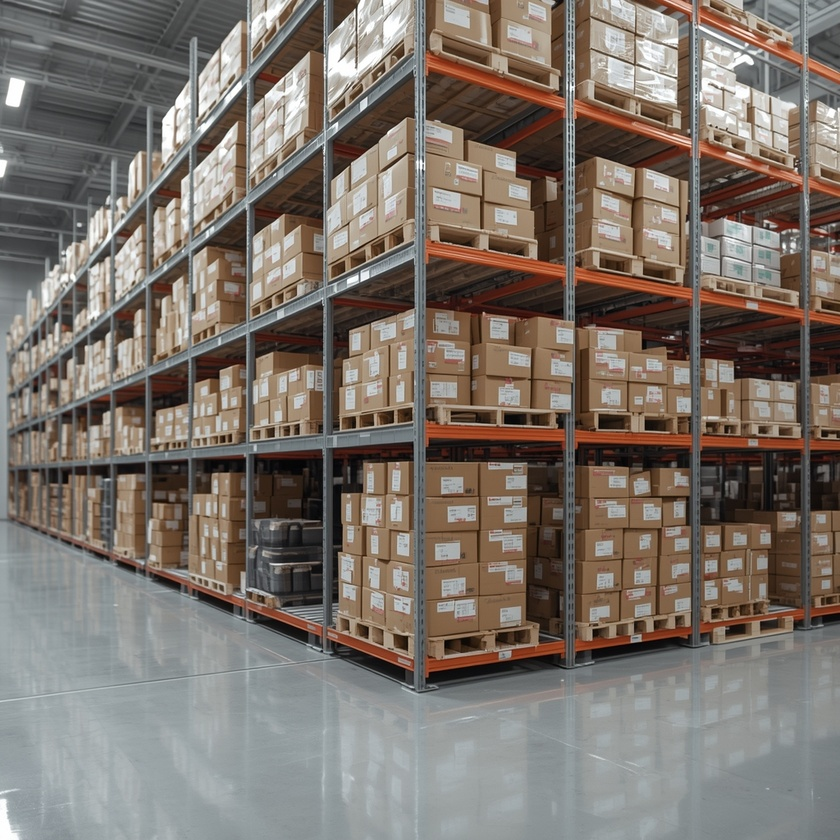
#> input picture lab_5/image.jpg, 840 x 840 px, shrunk from 1024 x 1024 before the run
$ python main.py image.jpg out.png
#> lines starting #> are read from the running program, lines starting #| are printed output that depends on the picture
### lab_5/process_image.py
import cv2
import datetime
import logging
import os
import sys
import time

import numpy as np

from audit import audit_log


logger = logging.getLogger("image_processing")


def read_image(img_path: str) -> np.ndarray:
    """
    read image from file
    :param img_path: path to image
    :return: image
    """
#> called with img_path = 'image.jpg'
    read_start = time.time()
    logger.info("IMAGE_READ_STARTED - Reading image from: %s", img_path)
    audit_log("IMAGE_READING_STARTED", extra_data={
        "source_file_path": img_path,
        "source_file_size_bytes": os.path.getsize(img_path)
    })

    try:
        img = cv2.imread(img_path)
#> img is the input picture: shape (840, 840, 3); mean B, G, R 107.6, 115.4, 124.5
        if img is None:
            logger.error("IMAGE_READ_FAILED - Cannot read image from: %s", img_path)
            audit_log("IMAGE_READING_FAILED", extra_data={
                "error": "cv2_imread_returned_none"
            })
            raise FileNotFoundError(f"Cannot read image from {img_path}")

        logger.info(
            "IMAGE_READ_SUCCESSFUL - Image loaded successfully, shape: %s",
            img.shape
        )

        return img

    except Exception as e:
        logger.error("IMAGE_READ_ERROR - Unexpected error: %s", str(e))
        audit_log("IMAGE_READING_ERROR", extra_data={
            "error_type": type(e).__name__,
            "error_message": str(e)
        })


def get_size(img: np.ndarray) -> tuple:
    """
    print size of image
    :param img: image
    :return: width and height of image
    """
    analysis_start = time.time()

    logger.debug("GETTING_IMAGE_SIZE - Image shape: %s", img.shape)
    audit_log("IMAGE_DIMENSION_ANALYSIS_STARTED")

    height, width = img.shape[0], img.shape[1]
#> height = 840; width = 840
    logger.info("IMAGE_SIZE - Width: %d, Height: %d", width, height)
    return width, height


def invert(img: np.ndarray) -> np.ndarray:
    """
    make inverted pixels
    :param img: original image
    :return: changed image
    """
    logger.info("IMAGE_INVERSION_STARTED - Inverting image pixels")

    try:
        if img.size == 0:
            logger.error("IMAGE_INVERSION_FAILED - Empty image provided")
            raise ValueError("Cannot invert empty image")

        inverted_img = 255 - img
        logger.info("IMAGE_INVERSION_COMPLETED - Image inverted successfully")
        return inverted_img

    except Exception as e:
        logger.error("IMAGE_INVERSION_FAILED - Error: %s", str(e))


def print_differences(img: np.ndarray, invert_img: np.ndarray) -> None:
    """
    print original and inverted images
    :param img: original image
    :param invert_img: inverted image
    """
    logger.info("IMAGE_DISPLAY_STARTED - Displaying original and processed images")

    try:
        cv2.imshow('Original image', img)
        cv2.waitKey(0)

        cv2.imshow('Inverted image', invert_img)
        cv2.waitKey(0)

        cv2.destroyAllWindows()

        logger.info("IMAGE_DISPLAY_COMPLETED - Images displayed successfully")

    except Exception as e:
        logger.error("IMAGE_DISPLAY_FAILED - Error: %s", str(e))
        raise


def save_data(path: str, img: np.ndarray) -> None:
    """
    Save image to file
    :param path: Path to file
    :param img: Saving image
    """
    save_start = time.time()
    logger.info("IMAGE_SAVE_STARTED - Saving image to: %s", path)
    audit_log("IMAGE_SAVING_STARTED", extra_data={
        "output_path": path,
        "image_properties": {
            "shape": str(img.shape),
            "dtype": str(img.dtype)
        }
    })

    try:
        success = cv2.imwrite(path, img)
        if success:
            logger.info("IMAGE_SAVE_SUCCESSFUL - Image saved successfully to: %s", path)
        else:
            logger.error("IMAGE_SAVE_FAILED - Failed to save image to: %s", path)
            raise Exception(f'Cannot save image to {path}')

    except Exception as e:
        logger.error("IMAGE_SAVE_ERROR - Error: %s", str(e))
        audit_log("IMAGE_SAVING_ERROR", extra_data={
            "error_type": type(e).__name__,
            "error_message": str(e)
        })
        raise

### lab_5/process_hist.py
import cv2
import logging
import time

import matplotlib.pyplot as plt
import numpy as np

from audit import audit_log
from process_image import *


logger = logging.getLogger("histogram")


def make_hist(img: np.ndarray) -> tuple:
    """
    make histogram of image
    :param img: original image
    :return: list with histograms
    """
    hist_start = time.time()
    logger.info("HISTOGRAM_CALCULATION_STARTED")
    audit_log("HISTOGRAM_ANALYSIS_STARTED", extra_data={
        "channels_to_analyze": ["blue", "green", "red"],
        "bins_count": 256
    })

    try:
        if img.size == 0:
            logger.error("HISTOGRAM_CALCULATION_FAILED - Empty image provided")
            raise ValueError("Cannot calculate histogram for empty image")

        hist_b = cv2.calcHist([img], [0], None, [256], [0, 256])
        hist_g = cv2.calcHist([img], [1], None, [256], [0, 256])
        hist_r = cv2.calcHist([img], [2], None, [256], [0, 256])

        logger.debug(
            "HISTOGRAM_STATS - Blue max: %d, Green max: %d, Red max: %d",
            np.max(hist_b),
            np.max(hist_g),
            np.max(hist_r)
        )
        logger.info("HISTOGRAM_CALCULATION_COMPLETED - Histograms calculated successfully")

        return hist_b, hist_g, hist_r

    except Exception as e:
        logger.error("HISTOGRAM_CALCULATION_FAILED - Error: %s", str(e))
        audit_log("HISTOGRAM_ANALYSIS_FAILED", extra_data={
            "error_type": type(e).__name__,
            "error_message": str(e)
        })
        raise


def print_hist(hist: tuple) -> None:
    """
    build and show histogram
    :param hist: tuple with histograms for blue, green and red colours
    """
    display_start = time.time()
    logger.info("HISTOGRAM_DISPLAY_STARTED - Displaying histogram plot")
    audit_log("HISTOGRAM_DISPLAY_STARTED")

    plt.figure()
    plt.title("Histogram of image")
    plt.xlabel("Values of pixels")
    plt.ylabel("Frequency of colour")

    plt.plot(hist[0], color = 'blue', label = 'Blue channel')
    plt.plot(hist[1], color = 'green', label = 'Green channel')
    plt.plot(hist[2], color = 'red', label = 'Red channel')

    plt.xlim([0, 256])
    plt.legend()

    plt.tight_layout()
    plt.show()

    logger.info("HISTOGRAM_DISPLAYED_SUCCESSFULLY - Histogram shown to user")
    audit_log("HISTOGRAM_DISPLAY_COMPLETED", extra_data={
            "display_duration_ms": round((time.time() - display_start) * 1000, 2)
        })

### lab_5/arg_pars.py
import argparse
import datetime
import logging
import os
import sys
import time

from audit import audit_log


logger = logging.getLogger("image_processing.parser")


def get_parse() -> tuple:
    """
    Parsing arguments
    :return: tuple of pathes
    """
    program_start_time = time.time()
    logger.info("FUNCTION_STARTED - Parsing command line arguments")

    audit_log("PROGRAM_INITIALIZATION_STARTED", extra_data={
        "program_start_timestamp": datetime.datetime.now().isoformat(),
        "command_line_arguments": sys.argv,
        "python_version": sys.version,
        "executable_path": sys.executable
    })

    try:
        parser = argparse.ArgumentParser()
        parser.add_argument('img_path', type = str, help = 'Path to image')
        parser.add_argument('save_path', type = str, help = 'Path to file')
        args = parser.parse_args()

        logger.info("ARGUMENTS_PARSED - Image path: %s, Save path: %s",
            args.img_path,
            args.save_path
            )

        audit_log("ARGUMENT_PARSING_COMPLETED", extra_data={
            "parsed_arguments": {
                "input_image_path": args.img_path,
                "output_image_path": args.save_path,
                "arguments_count": 2,
                "input_file_extension": os.path.splitext(args.img_path)[1].lower(),
                "output_file_extension": os.path.splitext(args.save_path)[1].lower()
            },
            "parsing_duration_ms": round((time.time() - program_start_time) * 1000, 2)
        })

        return args.img_path, args.save_path
    except Exception as e:
        logger.error("ARGUMENT_PARSING_FAILED - Error: %s", str(e))
        audit_log("ARGUMENT_PARSING_FAILED", extra_data={
            "error_details": {
                "error_type": type(e).__name__,
                "error_message": str(e)
            },
            "arguments_received": sys.argv[1:] if len(sys.argv) > 1 else []
        })
        raise SyntaxError("Invalid data")


def validate_paths(img_path: str, save_path: str) -> bool:
    """
    Check paths are correct or not.
    :param img_path: path to image
    :param save_path: path to save
    :return: True if paths are valide
    """
    validation_start = time.time()
    logger.debug(
        "VALIDATING_PATHS - Input: %s, Output: %s",
        img_path,
        save_path
        )

    audit_log("PATH_VALIDATION_STARTED", extra_data={
        "validation_parameters": {
            "input_path": img_path,
            "output_path": save_path
        }
    })

    if not img_path or not save_path:
        logger.error("EMPTY_PATHS - One or both paths are empty")
        audit_log("PATH_VALIDATION_FAILED", extra_data={
            "input_path_empty": not bool(img_path),
            "output_path_empty": not bool(save_path)
        })
        raise ValueError("Paths cannot be empty")

    if not img_path.lower().endswith( ('.png', '.jpg', '.jpeg', '.bmp', '.tiff') ):
        logger.warning("UNSUPPORTED_IMAGE_FORMAT - File: %s", img_path)

    logger.info("PATHS_VALIDATED - Paths are valid")
    audit_log("PATH_VALIDATION_COMPLETED", extra_data={
        "validation_duration_ms": round((time.time() - validation_start) * 1000, 2),
        "validation_result": "SUCCESS"
    })
    return True

### lab_5/audit.py
import datetime
import inspect
import json
import os
import socket


def audit_log(event_code, user_id=0, key_id=0, extra_data=None):
    """
    Audit logging.
    :param event_code: code of ivent in UPPERCASE
    :param user_id: user id
    :param key_id: key id
    :param extra_data: extra data
    """
    timestamp = datetime.datetime.now().strftime('%Y-%m-%d %H:%M:%S')
    service_name = "image_processor"
    hostname = socket.gethostname()

    if extra_data is None:
        extra_data = {}

    try:
        frame = inspect.currentframe().f_back
        caller_info = {
            "caller_function": frame.f_code.co_name,
            "caller_filename": os.path.basename(frame.f_code.co_filename),
            "caller_line_number": frame.f_lineno
        }
        extra_data["caller_info"] = caller_info
    except:
        pass

    data_json = json.dumps(extra_data, ensure_ascii=False) if extra_data else "{}"

    log_line = f"{timestamp} | {event_code} | {service_name} | {hostname} | {user_id} | {key_id} | {data_json}"

    with open("audit.log", "a", encoding="utf-8") as f:
        f.write(log_line + "\n")

### lab_5/main.py
import logging
#import logging.config

from arg_pars import *
from audit import audit_log
from process_image import *
from process_hist import *


logging.basicConfig(
    level=logging.INFO,
    format='%(asctime)s - %(name)s - %(levelname)s - %(message)s',
    handlers=[
        logging.FileHandler("image_processing.log", encoding='utf-8'),
        logging.StreamHandler()
    ]
)
logger = logging.getLogger("image_processing")


if __name__ == '__main__':
    program_start = time.time()

    audit_log("PROCESS_STEP_STARTED", extra_data={"step": 1, "operation": "argument_parsing"})
    img_path, save_path = get_parse()
    try:
        audit_log("PROCESS_STEP_STARTED", extra_data={"step": 2, "operation": "path_validation"})
        validate_paths(img_path, save_path)

        audit_log("PROCESS_STEP_STARTED", extra_data={"step": 3, "operation": "image_reading"})
        img = read_image(img_path)

        width, height = get_size(img)
#> width = 840; height = 840
        print("Size of image is {}x{}".format(width, height))
#| Size of image is 840x840

        audit_log("PROCESS_STEP_STARTED", extra_data={"step": 4, "operation": "histogram_calculation"})
        hist = make_hist(img)
#> in make_hist, `hist_b = cv2.calcHist([img], [0], None, [256], [0, 256])`: hist_b = 256 values, max 6906 at index 159, min 188 at index 241, mean 2756.2
#> in make_hist, `hist_g = cv2.calcHist([img], [1], None, [256], [0, 256])`: hist_g = 256 values, max 7965 at index 158, min 31 at index 1, mean 2756.2
#> in make_hist, `hist_r = cv2.calcHist([img], [2], None, [256], [0, 256])`: hist_r = 256 values, max 9296 at index 154, min 1 at index 0, mean 2756.2
        print_hist(hist)
#> in print_hist, `plt.show()`:
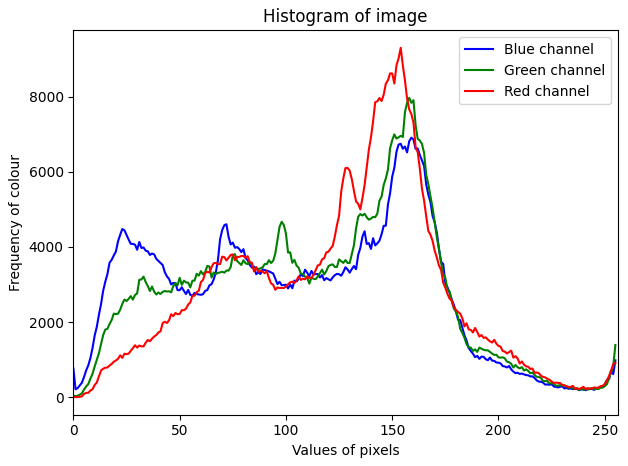
#> figure drawn by matplotlib, 1 panel; curve peaks at x = 159, y = 6906; curve peaks at x = 158, y = 7965; curve peaks at x = 154, y = 9296

        invert_img = invert(img)
#> in invert, `inverted_img = 255 - img`:
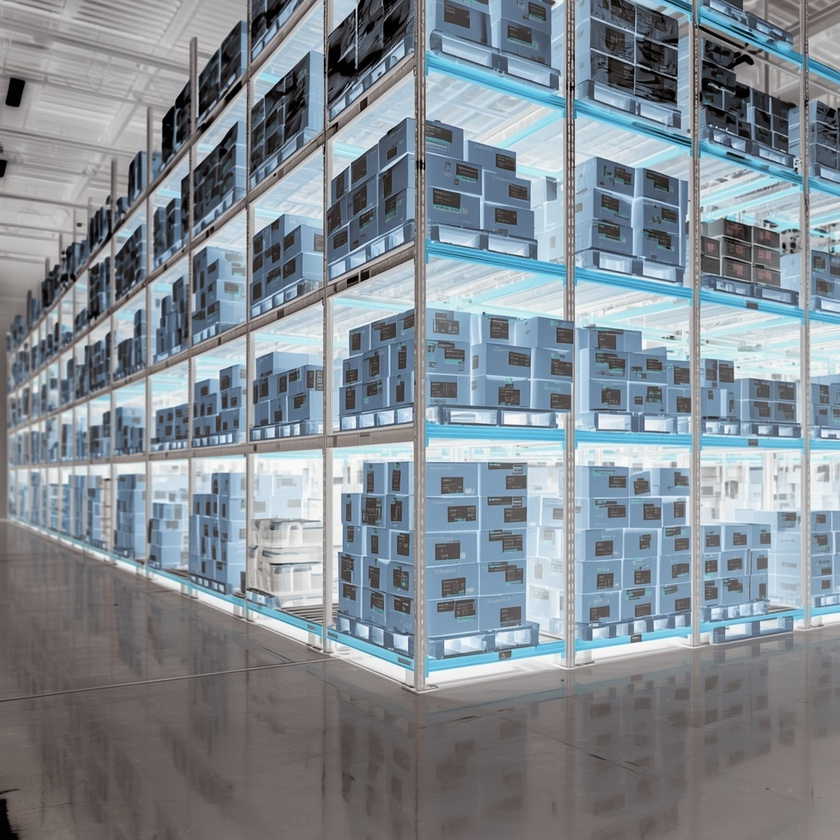
#> inverted_img: shape (840, 840, 3); mean B, G, R 147.4, 139.6, 130.5
        print_differences(img, invert_img)

        audit_log("PROCESS_STEP_STARTED", extra_data={"step": 5, "operation": "result_saving"})
        save_data(save_path, invert_img)

        total_duration = round((time.time() - program_start) * 1000, 2)
        audit_log("APPLICATION_COMPLETED_SUCCESSFULLY", extra_data={
            "performance_summary": {
                "total_operations": 5,
                "total_duration_ms": total_duration,
                "average_operation_duration_ms": round(total_duration / 10, 2)
            }
        })

    except Exception as e:
        error_duration = round((time.time() - program_start) * 1000, 2)
        audit_log("APPLICATION_FAILED", extra_data={
            "error_analysis": {
                "error_type": type(e).__name__,
                "error_message": str(e),
                "failure_timestamp": datetime.datetime.now().isoformat(),
                "program_duration_at_failure_ms": error_duration
            }
        })
        logger.error("PROGRAM_FAILED - Program terminated with error: %s", str(e))
        print(f"Error: {e}")
        sys.exit(1)
